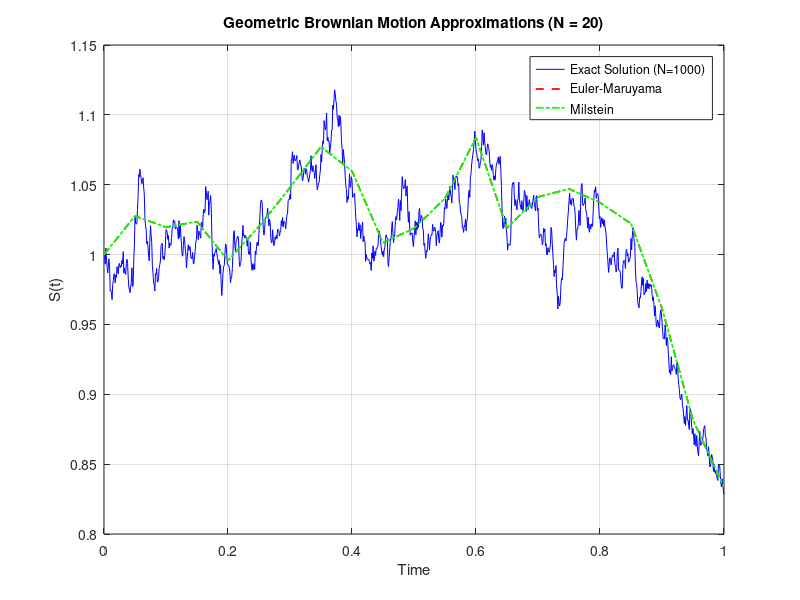
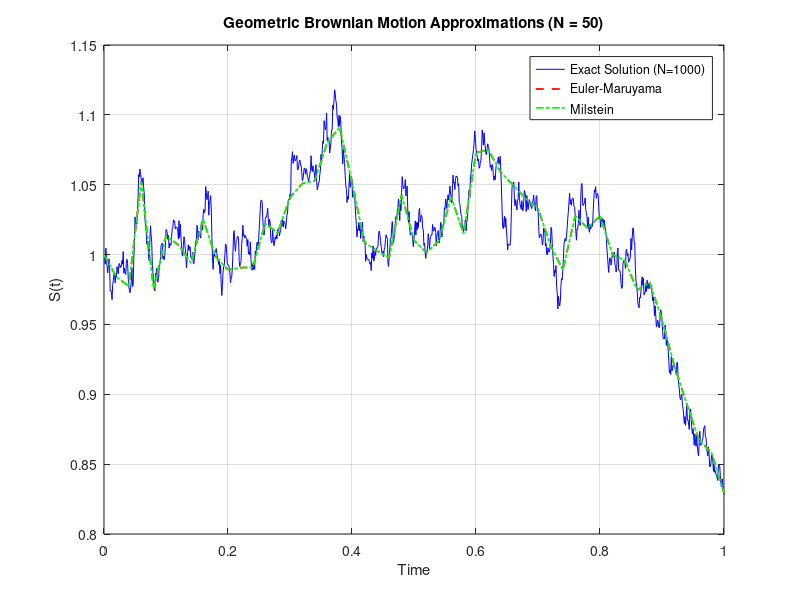
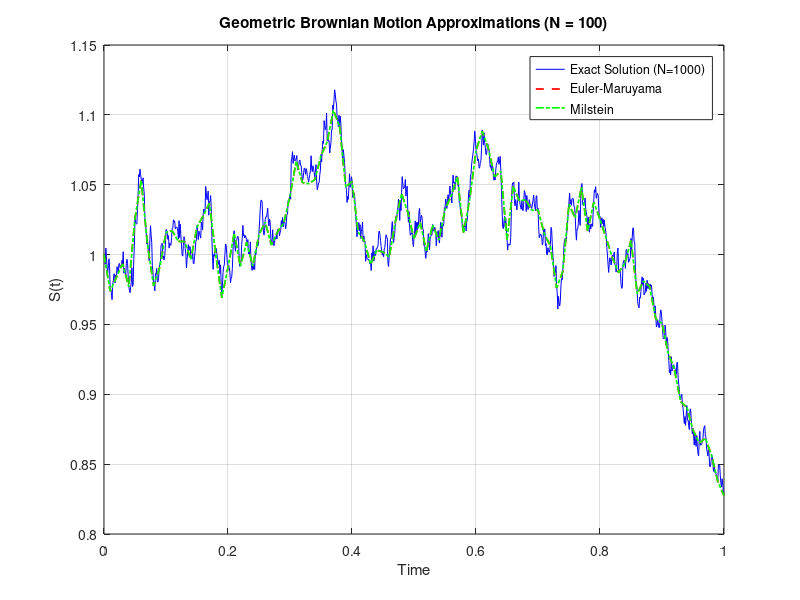
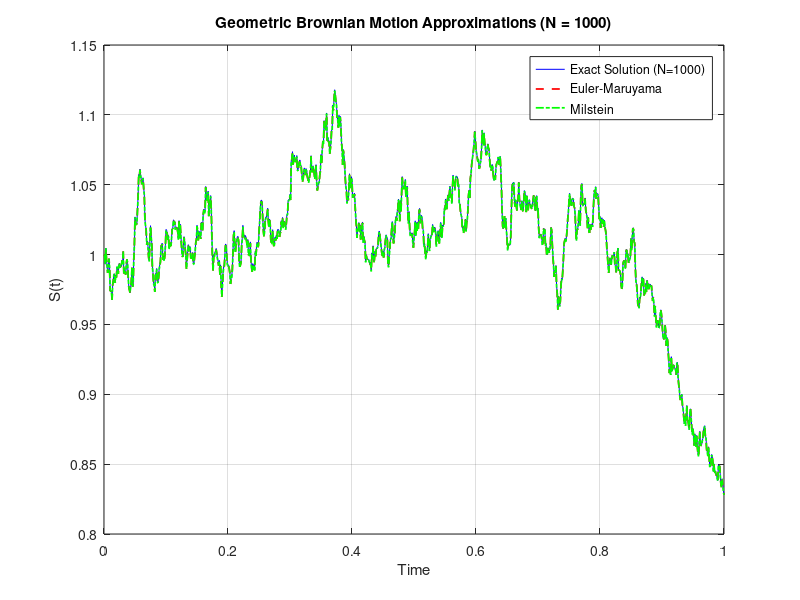

Recreate these plots in MATLAB, in order.
% Parameters
T = 1;               
mu = 0.1;             
sigma = 0.2;          % Volatility coefficient
S0 = 1;               % Initial value of the process
N_values = [20, 50, 100,1000]; % Different time step counts for approximations
N_exact = 1000;        % Fixed time step count for exact solution
N_max = max([N_values, N_exact]); % Maximum N for Brownian motion simulation

% Simulate Brownian motion at high resolution
dt_max = T / N_max;                % Time step size for maximum N
dW_max = sqrt(dt_max) * randn(1, N_max); % Increments of Wiener process
W_max = [0, cumsum(dW_max)];       % Wiener process

% Exact solution at N_exact time steps
idx_exact = round(linspace(1, N_max+1, N_exact+1));
t_exact = linspace(0, T, N_exact+1);      % Time vector for exact solution
W_exact = W_max(idx_exact);               % Brownian motion at exact time steps
S_exact = S0 * exp((mu - 0.5 * sigma^2) * t_exact + sigma * W_exact);


% Preallocate error storage
absolute_errors_em = zeros(length(N_values), 1);
absolute_errors_milstein = zeros(length(N_values), 1);
rmse_errors_em = zeros(length(N_values), 1);
rmse_errors_milstein = zeros(length(N_values), 1);


% Loop through different N values for approximations
for idx = 1:length(N_values)
    N = N_values(idx);
    dt = T / N;                   % Time step size for approximation
    t = linspace(0, T, N+1);      % Time vector for approximation
    
    % Get indices for approximation time steps
    idx_approx = round(linspace(1, N_max+1, N+1));
    W_approx = W_max(idx_approx);              % Brownian motion at approximation steps
    dW = diff(W_approx);                       % Increments for approximation
    
    % Preallocate arrays
    S_em = zeros(1, N+1);         % Euler-Maruyama approximation
    S_milstein = zeros(1, N+1);   % Milstein approximation
    
    % Initial condition
    S_em(1) = S0;
    S_milstein(1) = S0;
    
    % Compute Euler-Maruyama and Milstein approximations
    for i = 1:N
        % Euler-Maruyama approximation
        S_em(i+1) = S_em(i) + mu * S_em(i) * dt + sigma * S_em(i) * dW(i);
        
        % Milstein approximation
        S_milstein(i+1) = S_milstein(i) + mu * S_milstein(i) * dt + sigma * S_milstein(i) * dW(i)
                          + 0.5 * sigma^2 * S_milstein(i) * (dW(i)^2 - dt);
    end
    
    % Interpolate exact solution to match approximation time steps
    S_exact_interp = interp1(t_exact, S_exact, t, 'linear');
   
 % Compute maximum absolute error
    absolute_errors_em(idx) = max(abs(S_em - S_exact_interp));
    absolute_errors_milstein(idx) = max(abs(S_milstein - S_exact_interp));

   % Compute RMSE
    rmse_errors_em(idx) = sqrt(mean((S_em - S_exact_interp).^2));
    rmse_errors_milstein(idx) = sqrt(mean((S_milstein - S_exact_interp).^2));

    % Print errors for this N
    fprintf('N = %d: Max Error (EM) = %.5f, Max Error (Milstein) = %.5f\n', ...
            N, absolute_errors_em(idx), absolute_errors_milstein(idx));
    fprintf('N = %d: RMSE (EM) = %.5f, RMSE (Milstein) = %.5f\n', ...
            N, rmse_errors_em(idx), rmse_errors_milstein(idx));



    % Plotting results
    figure;
    plot(t_exact, S_exact, 'b-', 'LineWidth', 0.7); hold on;
    plot(t, S_em, 'r--', 'LineWidth', 1.25);
    plot(t, S_milstein, 'g-.', 'LineWidth', 1.25);
    legend('Exact Solution (N=1000)', 'Euler-Maruyama', 'Milstein', 'Location', 'Best');
    xlabel('Time');
    ylabel('S(t)');
    title(sprintf('Geometric Brownian Motion Approximations (N = %d)', N));
    grid on;
end


% Plot errors against N values
figure;
loglog(N_values, absolute_errors_em, 'r-o', 'LineWidth', 1.5); hold on;
loglog(N_values, absolute_errors_milstein, 'g-s', 'LineWidth', 1.5);
loglog(N_values, rmse_errors_em, 'm-^', 'LineWidth', 1.5);
loglog(N_values, rmse_errors_milstein, 'c-v', 'LineWidth', 1.5);
legend('Max Error (Euler-Maruyama)', 'Max Error (Milstein)', ...
       'RMSE (Euler-Maruyama)', 'RMSE (Milstein)', 'Location', 'Best');
xlabel('Number of Time Steps (N) (log scale)');
ylabel('Error (log scale)');
title('Error vs Time Step Count');
grid on;
